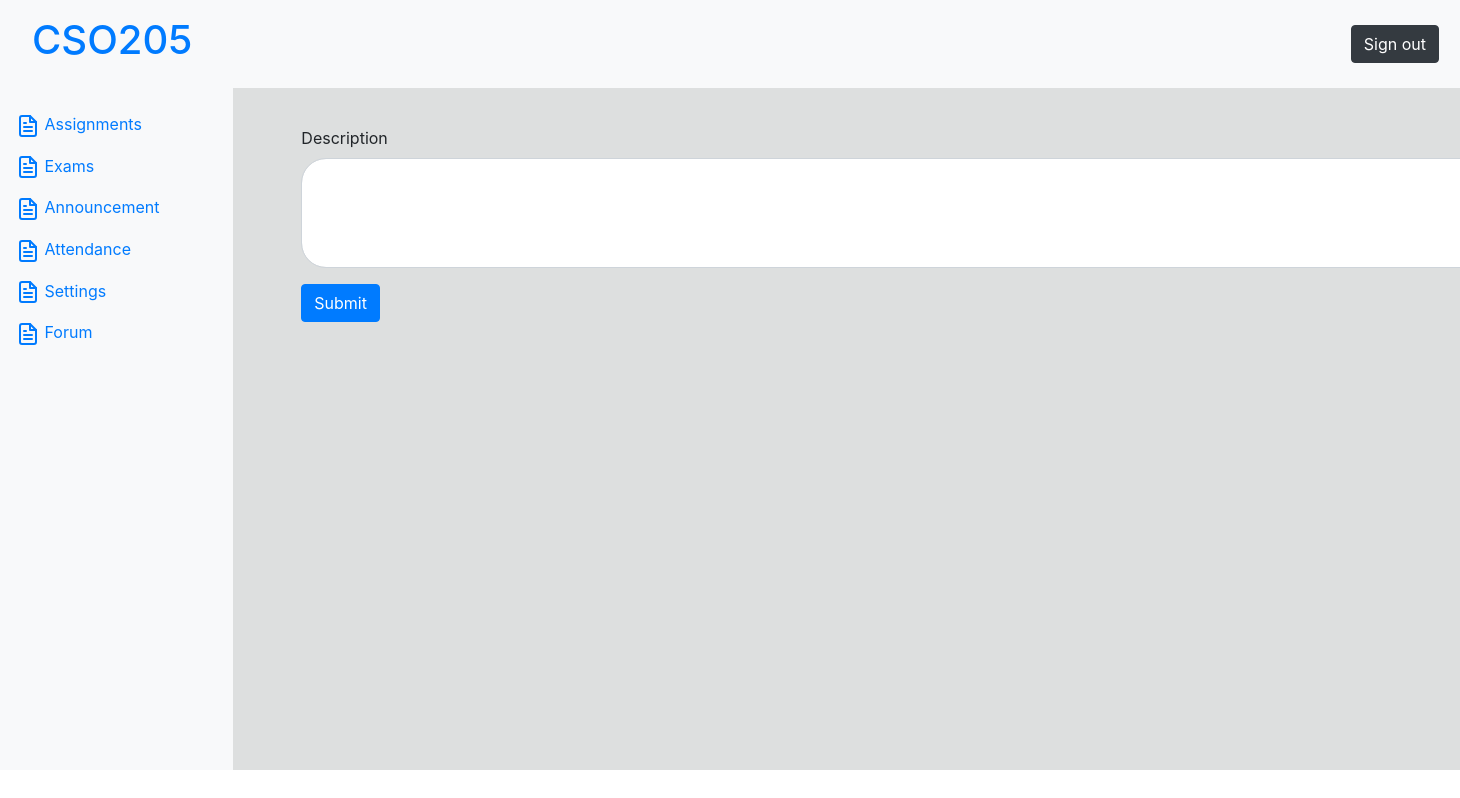
The page /f/ (signed in) on the database as committed earlier.
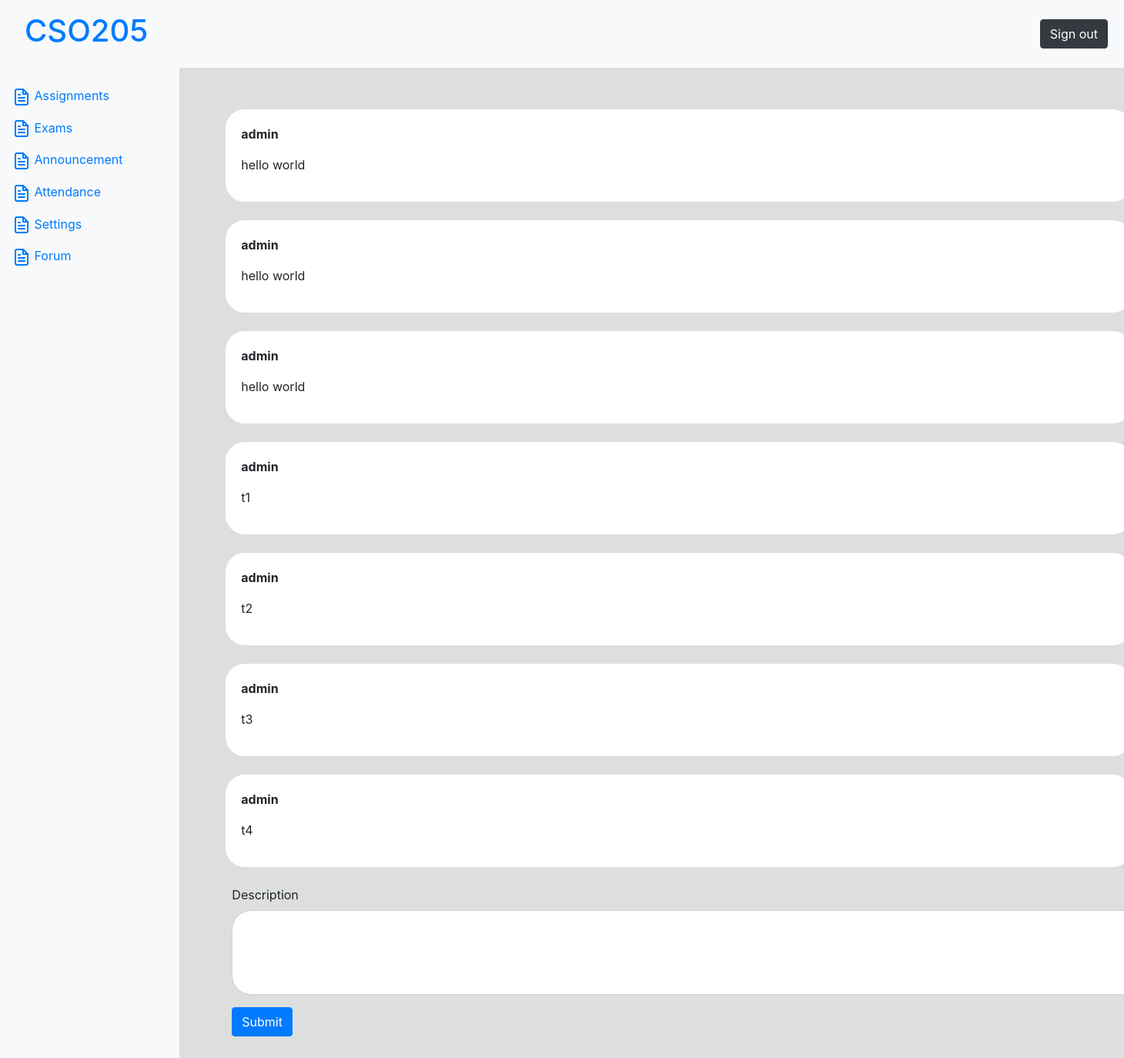
The same page on the database as committed later.
### forum/models.py (models this page shows, shortened)
class fmsg(models.Model):
    posted_by=models.TextField()
    content=models.TextField()

### forum/views.py (the view)
# urls.py: path('',views.pg),
def pg(request):
    if request.user.is_authenticated:
        if request.method=='POST':
            a1=request.user.username
            a2=request.POST.get('description')
            a2=fmsg(posted_by=a1,content=a2)
            a2.save()
        q1=fmsg.objects.all()
        d1=dict()
        for x in range(len(q1)):
                d1[x+1]={'posted': q1[x].posted_by,'content':q1[x].content}
        return render(request,'forum.html',{'d1':d1})
    return redirect('/p/')

### templates/forum.html (shortened to what this page needs)
{% extends 'base.html' %}
{% block body %}
<div style="padding-top:30px; padding-bottom:40px; background-color: rgb(221, 223, 223);width: 83%;height:100%">
    <div>
        {% for x,y in d1.items %}
        <div class="my-4"
            style="max-width:1200px;margin-left: 60px; display: block;border: 20px solid white; background-color:white;border-radius: 25px;">
            <p> <b> {{y.posted}} </b></p>
            <p>{{y.content}} </p>
        </div>
        {% endfor %}
    </div>
    <div style="margin-left: 60px; margin-bottom: 400px;width:1200px;">
        <form action=" /f/" method="post">
            <div class="form-group mx-2 my-2">
                <label for="description">Description</label>
                <textarea class="form-control" id="description" name="description" rows="4"
                    style="border-radius: 25px;"></textarea>
            </div>
            <button class="btn btn-primary my-2 mx-2" type="submit">Submit</button>
        </form>
    </div>
</div>
{% endblock body %}

### templates/base.html (shortened to what this page needs)
<!doctype html>
<html lang="en">
<head>
    <link rel="stylesheet" href="https://cdn.jsdelivr.net/npm/bootstrap@4.6.2/dist/css/bootstrap.min.css"
>
</head>
<body>
    <nav class="navbar navbar-expand-lg navbar-light bg-light">
        <div class="collapse navbar-collapse" id="navbarSupportedContent">
            <h1><a class="nav-link" href="/p/home">CSO205</a></h1>
            <button type="button" class="btn btn-dark" style="margin-left:80%;">Sign out</button>
        </div>
    </nav>
    <div class=" row">
        <nav id="sidebarMenu" class="col-md-3 col-lg-2 d-md-block bg-light sidebar collapse">
            <div class="sidebar-sticky pt-3">
                <ul class="nav flex-column mb-2">
                    <li class="nav-item">
                        <a class="nav-link" href="/p/prof_assignment">
                            Assignments
                        </a>
                    </li>
                    <li class="nav-item">
                        <a class="nav-link" href="/p/prof_exams">
                            Exams
                        </a>
                    </li>
                    <li class="nav-item">
                        <a class="nav-link" href="/p/ann">
                            Announcement
                        </a>
                    </li>
                    <li class="nav-item">
                        <a class="nav-link" href="#">
                            Attendance
                        </a>
                    </li>
                    <li class="nav-item">
                        <a class="nav-link" href="#">
                            Settings
                        </a>
                    </li>
                    <li class="nav-item">
                        <a class="nav-link" href="/f/">
                            Forum
                        </a>
                    </li>
                </ul>
            </div>
        </nav>
        {% block body %}{% endblock body %}
    </div>
</body>
</html>

Rows that differ between the two databases and show on the page:
added fmsg: posted "admin", content "hello world"
added fmsg: posted "admin", content "hello world"
added fmsg: posted "admin", content "hello world"
added fmsg: posted "admin", content "t1"
added fmsg: posted "admin", content "t2"
added fmsg: posted "admin", content "t3"
added fmsg: posted "admin", content "t4"
